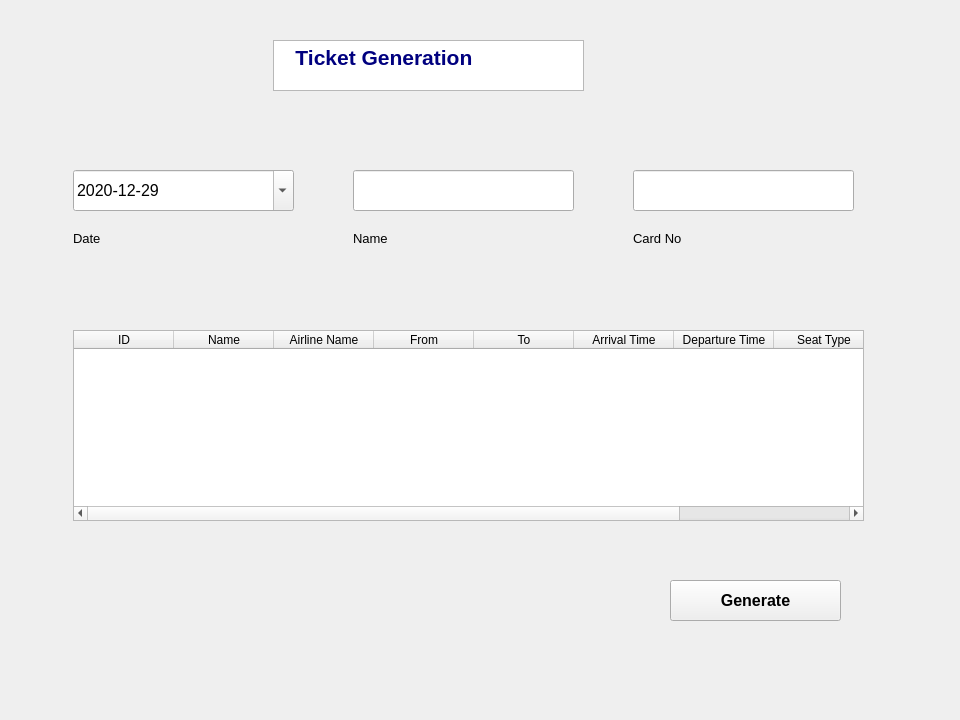
      <widget class="QWidget" name="tab_8">
       <attribute name="title">
        <string>Page</string>
       </attribute>
       <widget class="QTextBrowser" name="textBrowser_37">
        <property name="geometry">
         <rect>
          <x>273</x>
          <y>40</y>
          <width>311</width>
          <height>51</height>
         </rect>
        </property>
        <property name="html">
         <string>&lt;!DOCTYPE HTML PUBLIC &quot;-//W3C//DTD HTML 4.0//EN&quot; &quot;http://www.w3.org/TR/REC-html40/strict.dtd&quot;&gt;
&lt;html&gt;&lt;head&gt;&lt;meta name=&quot;qrichtext&quot; content=&quot;1&quot; /&gt;&lt;style type=&quot;text/css&quot;&gt;
p, li { white-space: pre-wrap; }
&lt;/style&gt;&lt;/head&gt;&lt;body style=&quot; font-family:'MS Shell Dlg 2'; font-size:7.8pt; font-weight:400; font-style:normal;&quot;&gt;
&lt;p style=&quot; margin-top:0px; margin-bottom:0px; margin-left:0px; margin-right:0px; -qt-block-indent:0; text-indent:0px;&quot;&gt;&lt;span style=&quot; font-size:16pt; font-weight:600; color:#00007f;&quot;&gt;   Ticket Generation&lt;/span&gt;&lt;/p&gt;&lt;/body&gt;&lt;/html&gt;</string>
        </property>
       </widget>
       <widget class="QLabel" name="label_94">
        <property name="geometry">
         <rect>
          <x>353</x>
          <y>230</y>
          <width>81</width>
          <height>16</height>
         </rect>
        </property>
        <property name="font">
         <font>
          <pointsize>10</pointsize>
         </font>
        </property>
        <property name="text">
         <string>Name</string>
        </property>
       </widget>
       <widget class="QLineEdit" name="lineEdit_104">
        <property name="geometry">
         <rect>
          <x>633</x>
          <y>170</y>
          <width>221</width>
          <height>41</height>
         </rect>
        </property>
        <property name="font">
         <font>
          <pointsize>10</pointsize>
         </font>
        </property>
       </widget>
       <widget class="QLineEdit" name="lineEdit_105">
        <property name="geometry">
         <rect>
          <x>353</x>
          <y>170</y>
          <width>221</width>
          <height>41</height>
         </rect>
        </property>
        <property name="font">
         <font>
          <pointsize>10</pointsize>
         </font>
        </property>
       </widget>
       <widget class="QLabel" name="label_95">
        <property name="geometry">
         <rect>
          <x>633</x>
          <y>230</y>
          <width>81</width>
          <height>16</height>
         </rect>
        </property>
        <property name="font">
         <font>
          <pointsize>10</pointsize>
         </font>
        </property>
        <property name="text">
         <string>Card No</string>
        </property>
       </widget>
       <widget class="QLabel" name="label_96">
        <property name="geometry">
         <rect>
          <x>73</x>
          <y>230</y>
          <width>71</width>
          <height>16</height>
         </rect>
        </property>
        <property name="font">
         <font>
          <pointsize>10</pointsize>
         </font>
        </property>
        <property name="text">
         <string>Date</string>
        </property>
       </widget>
       <widget class="QTableWidget" name="tableWidget_2">
        <property name="geometry">
         <rect>
          <x>73</x>
          <y>330</y>
          <width>791</width>
          <height>191</height>
         </rect>
        </property>
        <column>
         <property name="text">
          <string>ID</string>
         </property>
        </column>
        <column>
         <property name="text">
          <string>Name</string>
         </property>
        </column>
        <column>
         <property name="text">
          <string>Airline Name</string>
         </property>
        </column>
        <column>
         <property name="text">
          <string>From</string>
         </property>
        </column>
        <column>
         <property name="text">
          <string>To</string>
         </property>
        </column>
        <column>
         <property name="text">
          <string>Arrival Time</string>
         </property>
        </column>
        <column>
         <property name="text">
          <string>Departure Time</string>
         </property>
        </column>
        <column>
         <property name="text">
          <string>Seat Type</string>
         </property>
        </column>
        <column>
         <property name="text">
          <string>Total Cost </string>
         </property>
        </column>
       </widget>
       <widget class="QPushButton" name="pushButton_56">
        <property name="geometry">
         <rect>
          <x>670</x>
          <y>580</y>
          <width>171</width>
          <height>41</height>
         </rect>
        </property>
        <property name="font">
         <font>
          <pointsize>12</pointsize>
          <weight>75</weight>
          <bold>true</bold>
         </font>
        </property>
        <property name="text">
         <string>Generate</string>
        </property>
       </widget>
       <widget class="QDateEdit" name="dateEdit_3">
        <property name="geometry">
         <rect>
          <x>73</x>
          <y>170</y>
          <width>221</width>
          <height>41</height>
         </rect>
        </property>
        <property name="font">
         <font>
          <pointsize>12</pointsize>
         </font>
        </property>
        <property name="maximumDate">
         <date>
          <year>2021</year>
          <month>12</month>
          <day>29</day>
         </date>
        </property>
        <property name="minimumDate">
         <date>
          <year>2020</year>
          <month>12</month>
          <day>29</day>
         </date>
        </property>
        <property name="displayFormat">
         <string notr="true">yyyy-MM-dd</string>
        </property>
        <property name="calendarPopup">
         <bool>true</bool>
        </property>
        <property name="currentSectionIndex">
         <number>1</number>
        </property>
        <property name="date">
         <date>
          <year>2020</year>
          <month>12</month>
          <day>29</day>
         </date>
        </property>
       </widget>
       <widget class="QLabel" name="label_25">
        <property name="geometry">
         <rect>
          <x>0</x>
          <y>0</y>
          <width>951</width>
          <height>711</height>
         </rect>
        </property>
        <property name="text">
         <string/>
        </property>
        <property name="pixmap">
         <pixmap>icons/tewue.jpg</pixmap>
        </property>
        <property name="scaledContents">
         <bool>true</bool>
        </property>
       </widget>
       <zorder>label_25</zorder>
       <zorder>textBrowser_37</zorder>
       <zorder>label_94</zorder>
       <zorder>lineEdit_104</zorder>
       <zorder>lineEdit_105</zorder>
       <zorder>label_95</zorder>
       <zorder>label_96</zorder>
       <zorder>tableWidget_2</zorder>
       <zorder>pushButton_56</zorder>
       <zorder>dateEdit_3</zorder>
      </widget>
